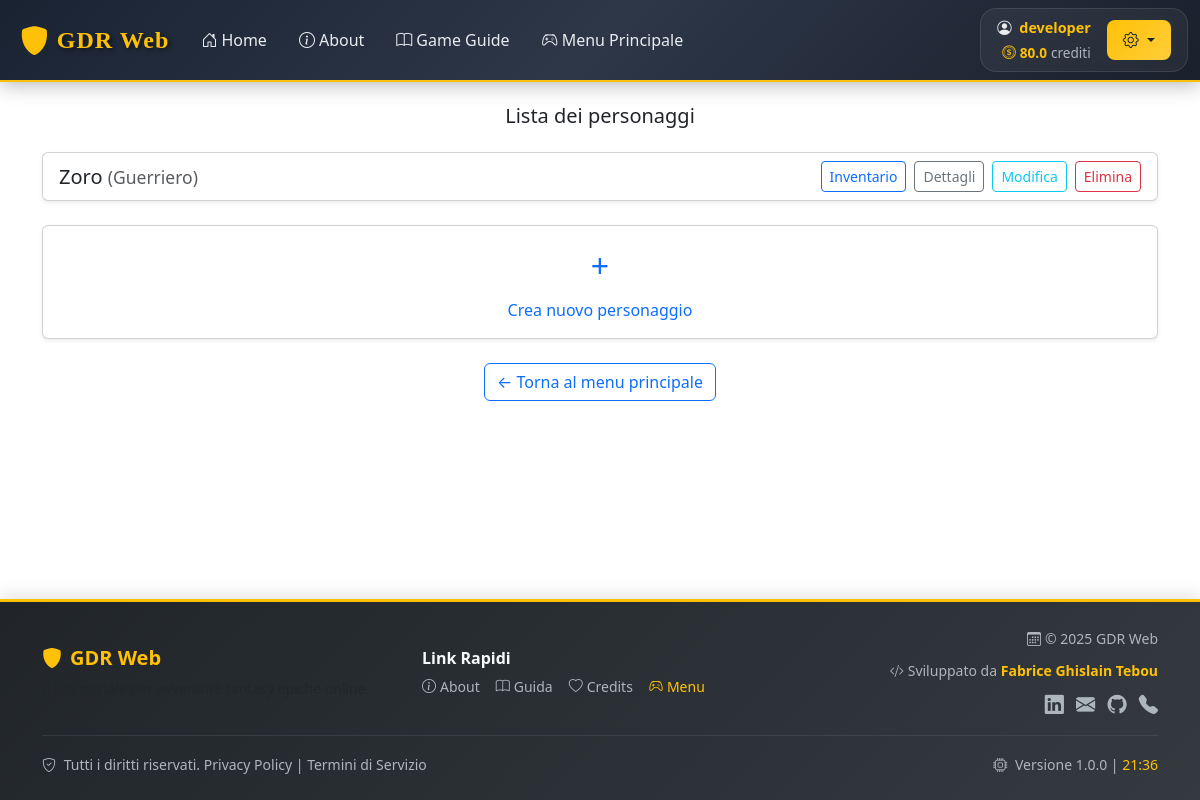
The app's page /characters (signed in), older data.
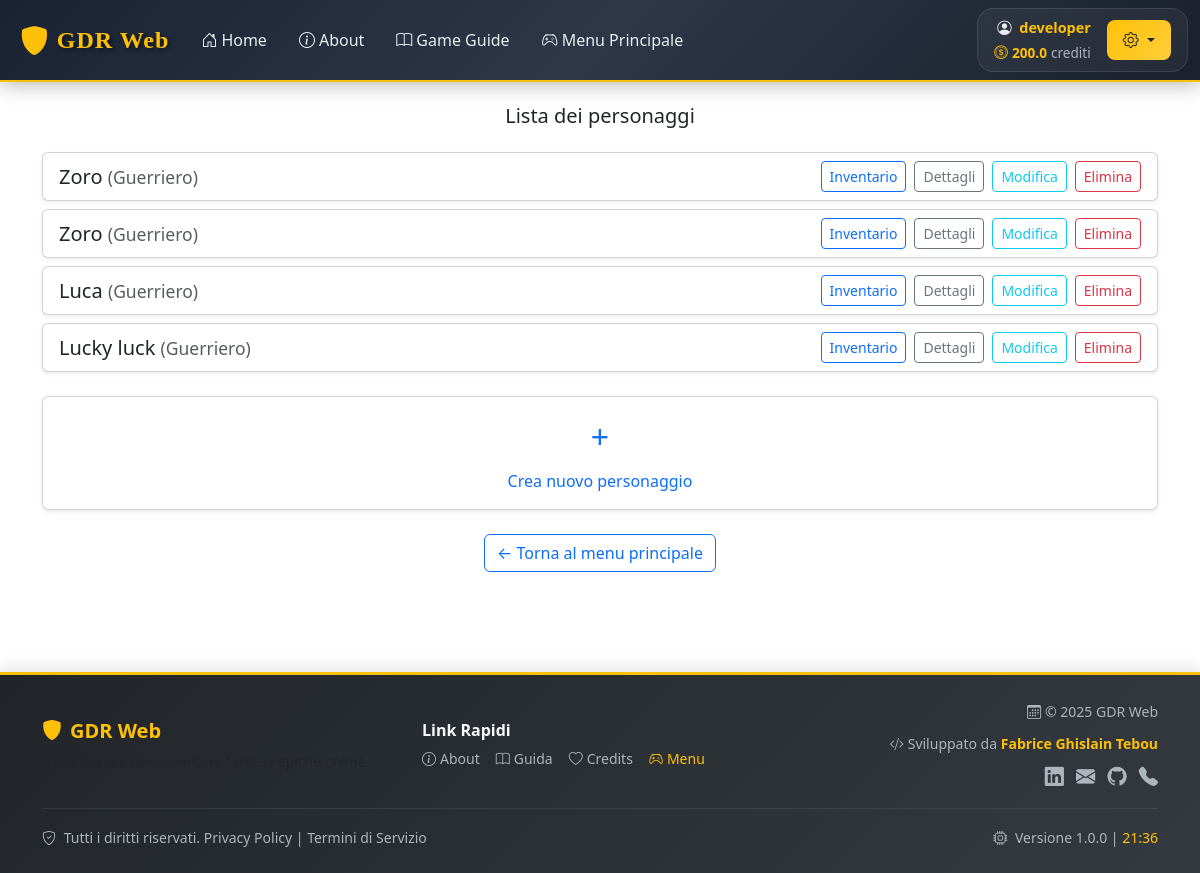
The same page, newer data.
### auth/models.py (models this page shows)
class User(UserMixin, db.Model):
    id = db.Column(db.Integer, primary_key=True)
    nome = db.Column(db.String(80), nullable=False)
    email = db.Column(db.String(80), unique=True, nullable=False)
    password_hash = db.Column(db.String(128), nullable=False)
    crediti = db.Column(db.Float, nullable=False)
    character_ids = db.Column(
        JSON,               # su SQLite sarà un TEXT che SQLAlchemy serializza in JSON
        nullable=False,
        default=list        # ad ogni nuovo Utente character_ids = []
    )

### characters/routes.py (the view)
@characters_bp.route('/characters', methods=['GET'])
@login_required
def show_chars():
    owned_chars = load_char()
    lista_pers_utente = get_owned_chars(owned_chars)
    logger.info(f"Lista personaggi richiesta - Count: {len(lista_pers_utente)}")
    return render_template(
        'list_char.html',
        personaggi=lista_pers_utente
    )

### app.py (called while the page is built)
@login_manager.user_loader
def load_user(user_id):
    return User.query.get(int(user_id))

### characters/routes.py (called while the page is built)
@characters_bp.route('/load_char')
@login_required
def load_char():
    all_char_files = get_user_character_files()
    owned_chars = filter_owned_characters(current_user.character_ids or [])
    if not owned_chars:
        return []
    logger.info(f"Caricati {len(owned_chars)} personaggi per utente {current_user.email}")
    return owned_chars

@characters_bp.route('/get_owned_chars')
def get_owned_chars(owned_chars):
    personaggi_posseduti = LoadMultipleCharactersJson(owned_chars)
    return personaggi_posseduti

### characters/utils.py (called while the page is built)
def LoadCharacterJson(char_id: str) -> Optional[Dict]:
    try:
        path = os.path.join(DATA_DIR_PGS, f"{char_id}.json")
        if not os.path.exists(path):
            logger.warning(f"File personaggio non trovato: {char_id}")
            return None
        with open(path, "r", encoding='utf-8') as file:
            char_dict = json.load(file)
        character = schema.load(char_dict)
        validated_dict = schema.dump(character)
        return validated_dict
    except Exception as e:
        logger.error(f"Errore caricamento personaggio {char_id}: {str(e)}")
        return None

def get_user_character_files() -> List[str]:
    try:
        files = os.listdir(DATA_DIR_PGS)
        char_ids = []
        for file in files:
            if file.endswith('.json') and file != '.gitkeep':
                filename = os.path.splitext(file)[0]
                char_ids.append(filename)
        return char_ids
    except Exception as e:
        logger.error(f"Errore lettura directory personaggi: {str(e)}")
        return []

def filter_owned_characters(user_char_ids: List[str]) -> List[str]:
    if not user_char_ids:
        return []
    all_files = get_user_character_files()
    owned_chars = [char_id for char_id in user_char_ids if char_id in all_files]
    logger.info(f"Filtrati {len(owned_chars)} personaggi posseduti da {len(user_char_ids)} totali")
    return owned_chars

def LoadMultipleCharactersJson(char_ids: List[str]) -> List[Dict]:
    characters = []
    for char_id in char_ids:
        char_data = LoadCharacterJson(char_id)
        if char_data:
            characters.append(char_data)
    logger.info(f"Caricati {len(characters)} personaggi da {len(char_ids)} richiesti")
    return characters

### gioco/schemas/personaggio.py (called while the page is built)
def get_all_subclasses(cls):
    subclasses = set()
    for subclass in cls.__subclasses__():
        subclasses.add(subclass)
    return subclasses

### templates/list_char.html (shortened to what this page needs)
{% extends "layout.html" %}
{% block content %}
<h5 class="my-4 text-center">Lista dei personaggi</h5>
{% if personaggi %}
    {% for personaggio in personaggi %}
        <div class="card mb-2 shadow-sm px-3 py-2">
            <div class="d-flex justify-content-between align-items-center">
                <div>
                    <h5 class="mb-0">
                        {{ personaggio['nome'] }}
                        <small class="text-muted">({{ personaggio['classe'] }})</small>
                    </h5>
                </div>
                <div class="d-flex gap-2 flex-wrap">
                    <form method="get" action="{{ url_for('inventory.inventory') }}">
                        <button type="submit" class="btn btn-outline-primary btn-sm">Inventario</button>
                    </form>
                    <form method="get" action="{{ url_for('characters.char_details', char_id=personaggio['id']) }}">
                        <button type="submit" class="btn btn-outline-secondary btn-sm">Dettagli</button>
                    </form>
                    <form method="get" action="{{ url_for('characters.edit_char', char_id=personaggio['id']) }}">
                        <button type="submit" class="btn btn-outline-info btn-sm">Modifica</button>
                    </form>
                    <form method="post" action="{{ url_for('characters.char_delete', char_id=personaggio['id']) }}">
                        <button type="submit" class="btn btn-outline-danger btn-sm"
                                onclick="return confirm('Eliminare {{ personaggio['nome'] }}?')">
                             Elimina
                        </button>
                    </form>
                </div>
            </div>
        </div>
    {% endfor %}
{% else %}
    <div class="alert alert-warning text-center" role="alert">
        Nessun personaggio trovato. Crea il tuo primo personaggio per iniziare l'avventura!
    </div>
{% endif %}
<div class="card my-4 shadow-sm text-center" style="cursor: pointer;"
     onclick="window.location.href='{{ url_for('characters.create_char') }}'">
    <div class="card-body">
        <span style="font-size: 2rem; color: #0d6efd;">+</span>
        <p class="mt-2 mb-0 text-primary">Crea nuovo personaggio</p>
    </div>
</div>
<div class="text-center mt-4">
    <a href="{{ url_for('gioco.menu') }}" class="btn btn-outline-primary">
        ← Torna al menu principale
    </a>
</div>
{% endblock %}

### templates/layout.html (shortened to what this page needs)
<!DOCTYPE html>
<html lang="it">
<head>
    <link href="https://cdn.jsdelivr.net/npm/bootstrap@5.3.0/dist/css/bootstrap.min.css" rel="stylesheet">
    <link href="https://cdn.jsdelivr.net/npm/bootstrap-icons@1.10.5/font/bootstrap-icons.css" rel="stylesheet">
</head>
<body class="d-flex flex-column min-vh-100">
    {% include "header.html" %}
    <main class="container flex-grow-1" style="padding-top: 80px; padding-bottom: 100px;">
        {% block content %}{% endblock %}
    </main>
    {% include "footer.html" %}
</body>
</html>

### templates/header.html (shortened to what this page needs)
<nav class="navbar navbar-expand-lg fixed-top mb-4 fantasy-navbar">
  <div class="container-fluid">
    <a class="navbar-brand fantasy-brand ms-2" href="{{ url_for('gioco.index') }}">
      <i class="bi bi-shield-fill brand-icon"></i>
      <span class="brand-text">GDR Web</span>
    </a>
    <div class="collapse navbar-collapse" id="navbarNav">
      <ul class="navbar-nav me-auto">
        <li class="nav-item">
          <a class="nav-link fantasy-nav-link {% if request.endpoint == 'gioco.index' %}active{% endif %}" href="{{ url_for('gioco.index') }}">
            <i class="bi bi-house-door me-1"></i>Home
          </a>
        </li>
        <li class="nav-item">
          <a class="nav-link fantasy-nav-link {% if request.endpoint == 'gioco.about' %}active{% endif %}" href="{{ url_for('gioco.about') }}">
            <i class="bi bi-info-circle me-1"></i>About
          </a>
        </li>
        <li class="nav-item">
          <a class="nav-link fantasy-nav-link {% if request.endpoint == 'gioco.guide_game' %}active{% endif %}" href="{{ url_for('gioco.guide_game') }}">
            <i class="bi bi-book me-1"></i>Game Guide
          </a>
        </li>
        <li class="nav-item">
          <a class="nav-link fantasy-nav-link {% if request.endpoint == 'gioco.menu' %}active{% endif %}" href="{{ url_for('gioco.menu') }}">
            <i class="bi bi-controller me-1"></i>Menu Principale
          </a>
        </li>
      </ul>
    </div>
    <div class="d-flex align-items-center ms-auto user-section">
      {% if current_user.is_authenticated %}
        <div class="user-info me-3">
          <span class="user-welcome">
            <i class="bi bi-person-circle me-1"></i>
            <span class="user-name">{{ current_user.nome }}</span>
          </span>
          <div class="credits-display">
            <i class="bi bi-coin text-warning me-1"></i>
            <span class="credits-amount">{{ current_user.crediti }}</span>
            <span class="credits-label">crediti</span>
          </div>
        </div>
        <div class="dropdown">
          <button class="btn fantasy-btn dropdown-toggle" type="button" data-bs-toggle="dropdown" aria-expanded="false">
            <i class="bi bi-gear"></i>
          </button>
        </div>
      {% endif %}
    </div>
  </div>
</nav>

### templates/footer.html (shortened to what this page needs)
<footer class="footer mt-auto py-4 bg-dark text-light">
  <div class="container">
    <div class="row align-items-center">
      <div class="col-md-4 mb-3 mb-md-0">
        <h5 class="text-warning fw-bold mb-2">
          <i class="bi bi-shield-fill me-2"></i>GDR Web
        </h5>
        <p class="small text-muted mb-0">
        </p>
      </div>
      <div class="col-md-4 mb-3 mb-md-0">
        <h6 class="text-light fw-semibold mb-2">Link Rapidi</h6>
        <div class="d-flex flex-wrap gap-3">
          <a href="{{ url_for('gioco.about') }}" class="text-light-gray text-decoration-none small hover-link">
            <i class="bi bi-info-circle me-1"></i>About
          </a>
          <a href="{{ url_for('gioco.guide_game') }}" class="text-light-gray text-decoration-none small hover-link">
            <i class="bi bi-book me-1"></i>Guida
          </a>
          <a href="{{ url_for('gioco.credits') }}" class="text-light-gray text-decoration-none small hover-link">
            <i class="bi bi-heart me-1"></i>Credits
          </a>
          {% if current_user.is_authenticated %}
          <a href="{{ url_for('gioco.menu') }}" class="text-warning text-decoration-none small hover-link">
            <i class="bi bi-controller me-1"></i>Menu
          </a>
          {% else %}
          <a href="{{ url_for('auth.login') }}" class="text-warning text-decoration-none small hover-link">
            <i class="bi bi-box-arrow-in-right me-1"></i>Login
          </a>
          {% endif %}
        </div>
      </div>
      <div class="col-md-4 text-md-end">
        <div class="mb-2">
          <span class="text-light-gray small">
            <i class="bi bi-calendar3 me-1"></i>&copy; 2025 GDR Web
          </span>
        </div>
        <div class="mb-2">
          <span class="text-light-gray small">
            <i class="bi bi-code-slash me-1"></i>Sviluppato da
            <span class="text-warning fw-semibold">Fabrice Ghislain Tebou</span>
          </span>
        </div>
        <div class="social-links">
          <a href="https://www.linkedin.com/in/fabrice-ghislain-tebou-72000b211"
             target="_blank"
             class="text-light-gray me-2"
             title="LinkedIn Profile"
             aria-label="LinkedIn">
            <i class="bi bi-linkedin"></i>
          </a>
          <a href="mailto:ghislaintebou@gmail.com"
             class="text-light-gray me-2"
             title="ghislaintebou@gmail.com"
             aria-label="Email">
            <i class="bi bi-envelope-fill"></i>
          </a>
          <a href="https://github.com/FabriceGhislain7"
             target="_blank"
             class="text-light-gray me-2"
             title="GitHub Profile"
             aria-label="GitHub">
            <i class="bi bi-github"></i>
          </a>
          <a href="tel:+393519957025"
             class="text-light-gray"
             title="+39 351 995 7025"
             aria-label="Telefono">
            <i class="bi bi-telephone-fill"></i>
          </a>
        </div>
      </div>
    </div>
    <hr class="my-3 border-secondary">
    <div class="row align-items-center">
      <div class="col-md-6">
        <span class="text-light-gray small">
          <i class="bi bi-shield-check me-1"></i>
          Tutti i diritti riservati.
          <a href="#" class="text-light-gray text-decoration-none hover-link">Privacy Policy</a> |
          <a href="#" class="text-light-gray text-decoration-none hover-link">Termini di Servizio</a>
        </span>
      </div>
      <div class="col-md-6 text-md-end">
        <span class="text-light-gray small">
          <i class="bi bi-cpu me-1"></i>
          Versione 1.0.0 |
          <span id="current-time" class="text-warning"></span>
        </span>
      </div>
    </div>
  </div>
</footer>

### templates/header.html (style rules this page uses)
.fantasy-navbar { background: linear-gradient(135deg, #1a2332 0%, #2d3748 50%, #1a202c 100%) !important; backdrop-filter: blur(10px); border-bottom: 2px solid #ffc107; box-shadow: 0 2px 20px rgba(0,0,0,0.3); min-height: 70px; padding: 0.5rem 0; }
.fantasy-brand { display: flex; align-items: center; font-weight: bold; font-size: 1.5rem; color: #ffc107 !important; text-decoration: none; position: relative; transition: all 0.3s ease; }
.brand-icon { font-size: 1.8rem; margin-right: 0.5rem; animation: shieldGlow 2s ease-in-out infinite alternate; }
.brand-text { font-family: 'Georgia', serif; letter-spacing: 1px; text-shadow: 2px 2px 4px rgba(0,0,0,0.5); }
.fantasy-nav-link { color: #e9ecef !important; font-weight: 500; padding: 0.75rem 1rem !important; border-radius: 0.5rem; transition: all 0.3s ease; position: relative; }
.fantasy-nav-link::after { content: ''; position: absolute; bottom: 0; left: 50%; width: 0; height: 2px; background-color: #ffc107; transition: all 0.3s ease; transform: translateX(-50%); }
.user-section { background: rgba(255, 255, 255, 0.05); border-radius: 1rem; padding: 0.5rem 1rem; backdrop-filter: blur(5px); border: 1px solid rgba(255, 255, 255, 0.1); }
.user-info { text-align: right; }
.user-welcome { display: block; color: #e9ecef; font-size: 0.9rem; margin-bottom: 0.25rem; }
.user-name { color: #ffc107; font-weight: 600; }
.credits-display { display: flex; align-items: center; justify-content: flex-end; font-size: 0.85rem; }
.credits-amount { color: #ffc107; font-weight: bold; margin-right: 0.25rem; }
.credits-label { color: #adb5bd; }
.fantasy-btn { background: linear-gradient(135deg, #ffc107 0%, #ffcd39 100%); border: none; color: #1a2332; font-weight: 600; padding: 0.5rem 1rem; border-radius: 0.5rem; transition: all 0.3s ease; }

### templates/footer.html (style rules this page uses)
.text-light-gray { color: #adb5bd !important; }
.footer { background: linear-gradient(135deg, #212529 0%, #343a40 100%) !important; border-top: 3px solid #ffc107; box-shadow: 0 -5px 15px rgba(0,0,0,0.1); }
.hover-link { transition: all 0.3s ease; position: relative; }
.hover-link::after { content: ''; position: absolute; bottom: -2px; left: 0; width: 0; height: 1px; background-color: #ffc107; transition: width 0.3s ease; }
.social-links a { font-size: 1.2rem; transition: all 0.3s ease; display: inline-block; }
#current-time { animation: pulse 2s infinite; }
.footer h5 i { animation: shieldGlow 3s ease-in-out infinite alternate; cursor: pointer; }

Row changes from the older to the newer data that the page shows:
changed User "developer": crediti "80.0" → "200.0"
Text that changed along with them:
new list line: "Zoro ( Guerriero ) Inventario Dettagli Modifica Elimina"
new list line: "Luca ( Guerriero ) Inventario Dettagli Modifica Elimina"
new list line: "Lucky luck ( Guerriero ) Inventario Dettagli Modifica Elimina"
